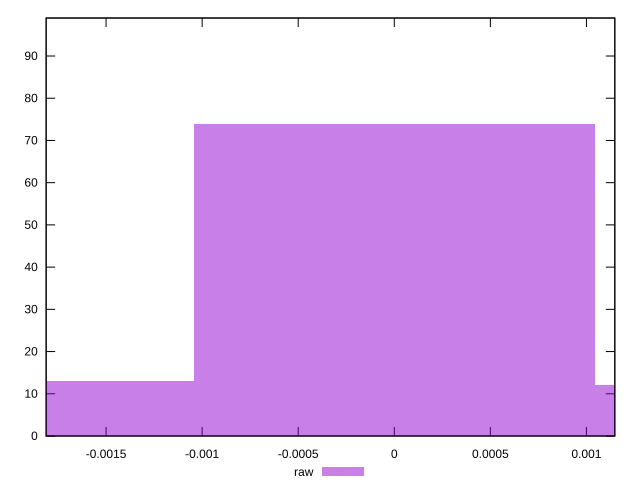

This figure's gnuplot source:
reset

$raw <<EOF
0 74
0.0020897798656061774 12
-0.0020897798656061774 13
EOF

set key outside below
set boxwidth 0.0020897798656061774
set xrange [-0.001811864040967348:0.001147756989199511]
set yrange [0:99]
set trange [0:99]
set style fill transparent solid 0.5 noborder
set terminal svg size 640, 490 enhanced background rgb 'white'
set output "reports/report_00030_2021-02-24T20-42-31.540Z/meta/pScore-difference/samples/card/raw/histogram.svg"

plot $raw title "raw" with boxes

reset
